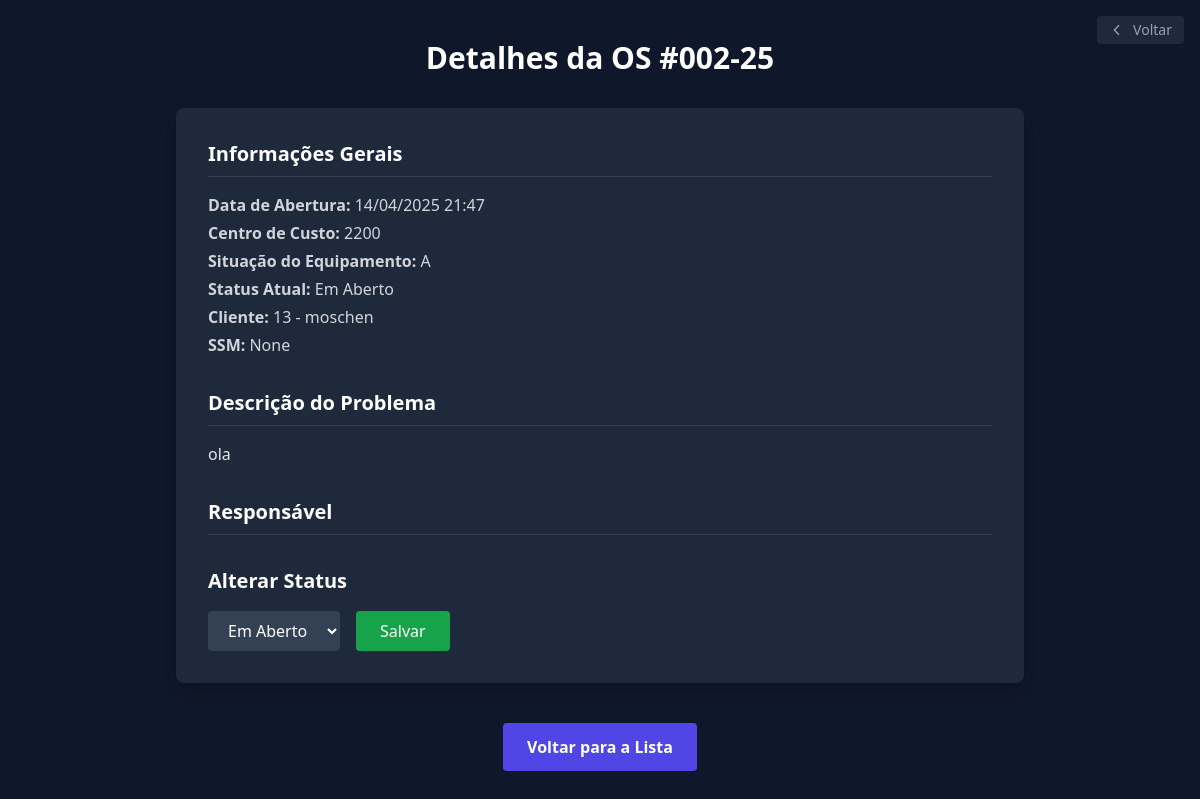
Page /menuos/detalhes-os/002-25/ (signed in) on the committed database.
### menuos/models.py (models this page shows, shortened)
class AberturaOS(models.Model):
    numero_os = models.CharField(max_length=20, unique=True)
    descricao = models.TextField()
    cc = models.CharField("Centro de Custo", max_length=20)
    cod_cliente = models.ForeignKey(Cliente, on_delete=models.CASCADE)
    cod_intervencao = models.ForeignKey('MotivoIntervencao', on_delete=models.CASCADE)
    ssm = models.PositiveIntegerField("SSM", null=True, blank=True)
    PRIORIDADES = [
        ('MaquinaParada', 'Máquina Parada'),
        ('OperandoDefeito', 'Operando com Defeito'),
        ('OperandoProgramada', 'Operando Programada'),
        ('OperandoParadaMelhoria', 'Operando Parada Melhoria'),
        ('OperandoMelhoria', 'Operando Melhoria'),
        ('Outros','Outros'),
    ]
    prioridade = models.CharField(max_length=100, choices=PRIORIDADES)
    STATUS_CHOICES = [
        ('Em Aberto', 'Em Aberto'),
        ('Finalizada', 'Finalizada'),
    ]
    status = models.CharField(max_length=20, choices=STATUS_CHOICES, default='Em Aberto')
    data_abertura = models.DateTimeField(auto_now_add=True)

class Cliente(models.Model):
    codigo_cliente = models.CharField(max_length=20, unique=True)
    nome_cliente = models.CharField(max_length=100)
    def __str__(self):
        return f"{self.codigo_cliente} - {self.nome_cliente}"

### menuos/views.py (the view)
# urls.py: path('detalhes-os/<str:numero_os>/', views.detalhes_os, name='detalhes_os'),  # Detalhes de uma OS específica
@login_required
def detalhes_os(request, numero_os):
    os = get_object_or_404(AberturaOS, numero_os=numero_os)
    return render(request, 'detalhes-os.html', {'os': os})

### menuos/templates/detalhes-os.html (shortened to what this page needs)
{% extends 'base.html' %}
{% block body %}
<div
    class="min-h-screen bg-slate-900 text-white px-6 py-10 flex flex-col max-w-4xl mx-auto">
    <h1 class="text-3xl font-bold mb-8 text-center">Detalhes da OS #{{ os.numero_os }}</h1>
    <div class="bg-slate-800 p-8 rounded-lg shadow-lg space-y-8">
        <section>
            <h2 class="text-xl font-semibold mb-4 border-b border-slate-700 pb-2">Informações Gerais</h2>
            <ul class="space-y-1 text-gray-300">
                <li><strong>Data de Abertura:</strong> {{ os.data_abertura|date:"d/m/Y H:i" }}</li>
                <li><strong>Centro de Custo:</strong> {{ os.cc }}</li>
                <li><strong>Situação do Equipamento:</strong> {{ os.get_prioridade_display }}</li>
                <li><strong>Status Atual:</strong> {{ os.status }}</li>
                <li><strong>Cliente:</strong> {{ os.cod_cliente }}</li>
                <li><strong>SSM:</strong> {{ os.ssm }}</li>
            </ul>
        </section>
        <section>
            <h2 class="text-xl font-semibold mb-4 border-b border-slate-700 pb-2">Descrição do Problema</h2>
            <p class="text-gray-200 whitespace-pre-wrap">{{ os.descricao }}</p>
        </section>
        <section>
            <h2 class="text-xl font-semibold mb-4 border-b border-slate-700 pb-2">Responsável</h2>
        </section>
        <section>
            <h2 class="text-xl font-semibold mb-4">Alterar Status</h2>
            <form method="POST" action="{% url 'alterar_status_os' os.id %}" class="flex flex-col sm:flex-row items-center gap-4 max-w-md">
                <select name="status" class="bg-slate-700 text-white px-4 py-2 rounded w-full sm:w-auto">
                    <option value="Em Aberto" {% if os.status == 'Em Aberto' %}selected{% endif %}>Em Aberto</option>
                </select>
                <button type="submit" class="bg-green-600 hover:bg-green-500 text-white px-6 py-2 rounded w-full sm:w-auto">
                    Salvar
                </button>
            </form>
        </section>
    </div>
    <div class="mt-10 text-center">
        <a href="{% url 'listar_os' %}" class="inline-block bg-indigo-600 hover:bg-indigo-500 text-white px-6 py-3 rounded font-semibold transition">
            Voltar para a Lista
        </a>
    </div>
</div>
{% endblock %}

### rows in the picture
AberturaOS: numero_os "002-25", data_abertura "14/04/2025 21:47", cc "2200", prioridade "A", status "Em Aberto", cod_cliente "13 - moschen", ssm "None", descricao "ola"
